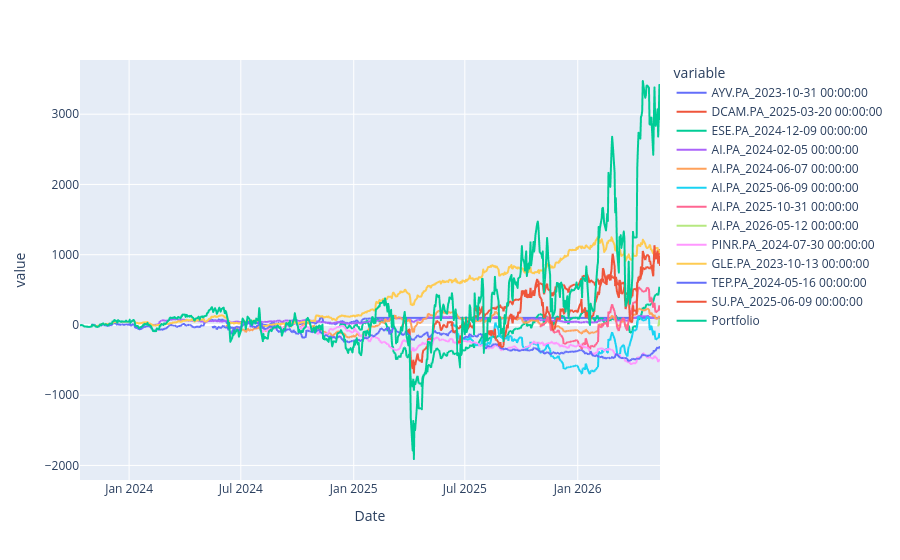

The cell this chart's notebook holds for it:
### Code cell
aux = pd.concat(
    [pd.concat(inv.metrics['performance']).loc['benefit'] for inv in la.investments],
    axis=1,
    keys = [inv.name for inv in la.investments]
)
# Aplatir les colonnes multi-index
aux_flat = aux.copy().ffill()
aux_flat.columns = ["_".join(map(str, col)) for col in aux_flat.columns]
aux_flat['Portfolio'] = aux_flat.sum(axis=1)
# Maintenant tu peux plotter
aux_flat.plot()

### Figure 1 — Plotly figure (JSON) as saved in the notebook; plotly's stock layout.template omitted (floating-point values rounded to 4 significant figures; data arrays with more than 128 entries replaced by an {"elided": "..."} marker saying what was removed)
{"data": [{"hovertemplate": "variable=AYV.PA_2023-10-31 00:00:00<br>Date=%{x}<br>value=%{y}<extra></extra>", "legendgroup": "AYV.PA_2023-10-31 00:00:00", "line": {"color": "#636efa", "dash": "solid"}, "marker": {"symbol": "circle"}, "mode": "lines", "name": "AYV.PA_2023-10-31 00:00:00", "showlegend": true, "type": "scattergl", "x": {"elided": "671 str values"}, "xaxis": "x", "y": {"elided": "671 float values"}, "yaxis": "y"}, {"hovertemplate": "variable=DCAM.PA_2025-03-20 00:00:00<br>Date=%{x}<br>value=%{y}<extra></extra>", "legendgroup": "DCAM.PA_2025-03-20 00:00:00", "line": {"color": "#EF553B", "dash": "solid"}, "marker": {"symbol": "circle"}, "mode": "lines", "name": "DCAM.PA_2025-03-20 00:00:00", "showlegend": true, "type": "scattergl", "x": {"elided": "671 str values"}, "xaxis": "x", "y": {"elided": "671 float values"}, "yaxis": "y"}, {"hovertemplate": "variable=ESE.PA_2024-12-09 00:00:00<br>Date=%{x}<br>value=%{y}<extra></extra>", "legendgroup": "ESE.PA_2024-12-09 00:00:00", "line": {"color": "#00cc96", "dash": "solid"}, "marker": {"symbol": "circle"}, "mode": "lines", "name": "ESE.PA_2024-12-09 00:00:00", "showlegend": true, "type": "scattergl", "x": {"elided": "671 str values"}, "xaxis": "x", "y": {"elided": "671 float values"}, "yaxis": "y"}, {"hovertemplate": "variable=AI.PA_2024-02-05 00:00:00<br>Date=%{x}<br>value=%{y}<extra></extra>", "legendgroup": "AI.PA_2024-02-05 00:00:00", "line": {"color": "#ab63fa", "dash": "solid"}, "marker": {"symbol": "circle"}, "mode": "lines", "name": "AI.PA_2024-02-05 00:00:00", "showlegend": true, "type": "scattergl", "x": {"elided": "671 str values"}, "xaxis": "x", "y": {"elided": "671 float values"}, "yaxis": "y"}, {"hovertemplate": "variable=AI.PA_2024-06-07 00:00:00<br>Date=%{x}<br>value=%{y}<extra></extra>", "legendgroup": "AI.PA_2024-06-07 00:00:00", "line": {"color": "#FFA15A", "dash": "solid"}, "marker": {"symbol": "circle"}, "mode": "lines", "name": "AI.PA_2024-06-07 00:00:00", "showlegend": true, "type": "scattergl", "x": {"elided": "671 str values"}, "xaxis": "x", "y": {"elided": "671 float values"}, "yaxis": "y"}, {"hovertemplate": "variable=AI.PA_2025-06-09 00:00:00<br>Date=%{x}<br>value=%{y}<extra></extra>", "legendgroup": "AI.PA_2025-06-09 00:00:00", "line": {"color": "#19d3f3", "dash": "solid"}, "marker": {"symbol": "circle"}, "mode": "lines", "name": "AI.PA_2025-06-09 00:00:00", "showlegend": true, "type": "scattergl", "x": {"elided": "671 str values"}, "xaxis": "x", "y": {"elided": "671 float values"}, "yaxis": "y"}, {"hovertemplate": "variable=AI.PA_2025-10-31 00:00:00<br>Date=%{x}<br>value=%{y}<extra></extra>", "legendgroup": "AI.PA_2025-10-31 00:00:00", "line": {"color": "#FF6692", "dash": "solid"}, "marker": {"symbol": "circle"}, "mode": "lines", "name": "AI.PA_2025-10-31 00:00:00", "showlegend": true, "type": "scattergl", "x": {"elided": "671 str values"}, "xaxis": "x", "y": {"elided": "671 float values"}, "yaxis": "y"}, {"hovertemplate": "variable=AI.PA_2026-05-12 00:00:00<br>Date=%{x}<br>value=%{y}<extra></extra>", "legendgroup": "AI.PA_2026-05-12 00:00:00", "line": {"color": "#B6E880", "dash": "solid"}, "marker": {"symbol": "circle"}, "mode": "lines", "name": "AI.PA_2026-05-12 00:00:00", "showlegend": true, "type": "scattergl", "x": {"elided": "671 str values"}, "xaxis": "x", "y": {"elided": "671 float values"}, "yaxis": "y"}, {"hovertemplate": "variable=PINR.PA_2024-07-30 00:00:00<br>Date=%{x}<br>value=%{y}<extra></extra>", "legendgroup": "PINR.PA_2024-07-30 00:00:00", "line": {"color": "#FF97FF", "dash": "solid"}, "marker": {"symbol": "circle"}, "mode": "lines", "name": "PINR.PA_2024-07-30 00:00:00", "showlegend": true, "type": "scattergl", "x": {"elided": "671 str values"}, "xaxis": "x", "y": {"elided": "671 float values"}, "yaxis": "y"}, {"hovertemplate": "variable=GLE.PA_2023-10-13 00:00:00<br>Date=%{x}<br>value=%{y}<extra></extra>", "legendgroup": "GLE.PA_2023-10-13 00:00:00", "line": {"color": "#FECB52", "dash": "solid"}, "marker": {"symbol": "circle"}, "mode": "lines", "name": "GLE.PA_2023-10-13 00:00:00", "showlegend": true, "type": "scattergl", "x": {"elided": "671 str values"}, "xaxis": "x", "y": {"elided": "671 float values"}, "yaxis": "y"}, {"hovertemplate": "variable=TEP.PA_2024-05-16 00:00:00<br>Date=%{x}<br>value=%{y}<extra></extra>", "legendgroup": "TEP.PA_2024-05-16 00:00:00", "line": {"color": "#636efa", "dash": "solid"}, "marker": {"symbol": "circle"}, "mode": "lines", "name": "TEP.PA_2024-05-16 00:00:00", "showlegend": true, "type": "scattergl", "x": {"elided": "671 str values"}, "xaxis": "x", "y": {"elided": "671 float values"}, "yaxis": "y"}, {"hovertemplate": "variable=SU.PA_2025-06-09 00:00:00<br>Date=%{x}<br>value=%{y}<extra></extra>", "legendgroup": "SU.PA_2025-06-09 00:00:00", "line": {"color": "#EF553B", "dash": "solid"}, "marker": {"symbol": "circle"}, "mode": "lines", "name": "SU.PA_2025-06-09 00:00:00", "showlegend": true, "type": "scattergl", "x": {"elided": "671 str values"}, "xaxis": "x", "y": {"elided": "671 float values"}, "yaxis": "y"}, {"hovertemplate": "variable=Portfolio<br>Date=%{x}<br>value=%{y}<extra></extra>", "legendgroup": "Portfolio", "line": {"color": "#00cc96", "dash": "solid"}, "marker": {"symbol": "circle"}, "mode": "lines", "name": "Portfolio", "showlegend": true, "type": "scattergl", "x": {"elided": "671 str values"}, "xaxis": "x", "y": {"elided": "671 float values"}, "yaxis": "y"}], "layout": {"legend": {"title": {"text": "variable"}, "tracegroupgap": 0}, "margin": {"t": 60}, "xaxis": {"anchor": "y", "domain": [0, 1], "title": {"text": "Date"}}, "yaxis": {"anchor": "x", "domain": [0, 1], "title": {"text": "value"}}}}
